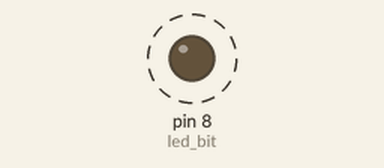
Simulated run of this sketch. Board: Arduino Uno, built with avr-gcc and run on an emulated ATmega328P. Shown: output pins drawn as LEDs (lit = HIGH). Dashed ring = blinking.

Above: at 0.12 s.
Timing chart, 0 to 3.0 s (numbered marks = the images above):
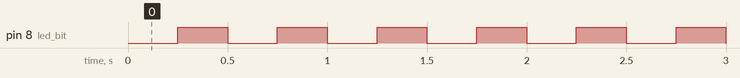

The sketch:

timers_1.ino
```cpp
#define set_bit(_addr, _bit)(_addr |= 1<<_bit)
#define flip_bit(_addr, _bit)(_addr ^= 1<<_bit)

#define led_ddr DDRB
#define led_port PORTB
#define led_bit 0

void setup() {

  set_bit(led_ddr, led_bit); //set led pin as output, pin 8

  TCCR1A = 0;
  TCCR1B = 0;
  set_bit(TCCR1B, CS12); // set Fcpu/256

  while(1){
    if(TCNT1 >= 15624){
      flip_bit(led_port, led_bit);
      TCNT1 = 0;
    }
  }
}

void loop() {}
```

Measured:
- by itself, pin 8 (led_bit): alternates HIGH for 0.25 s and LOW for 0.25 s
